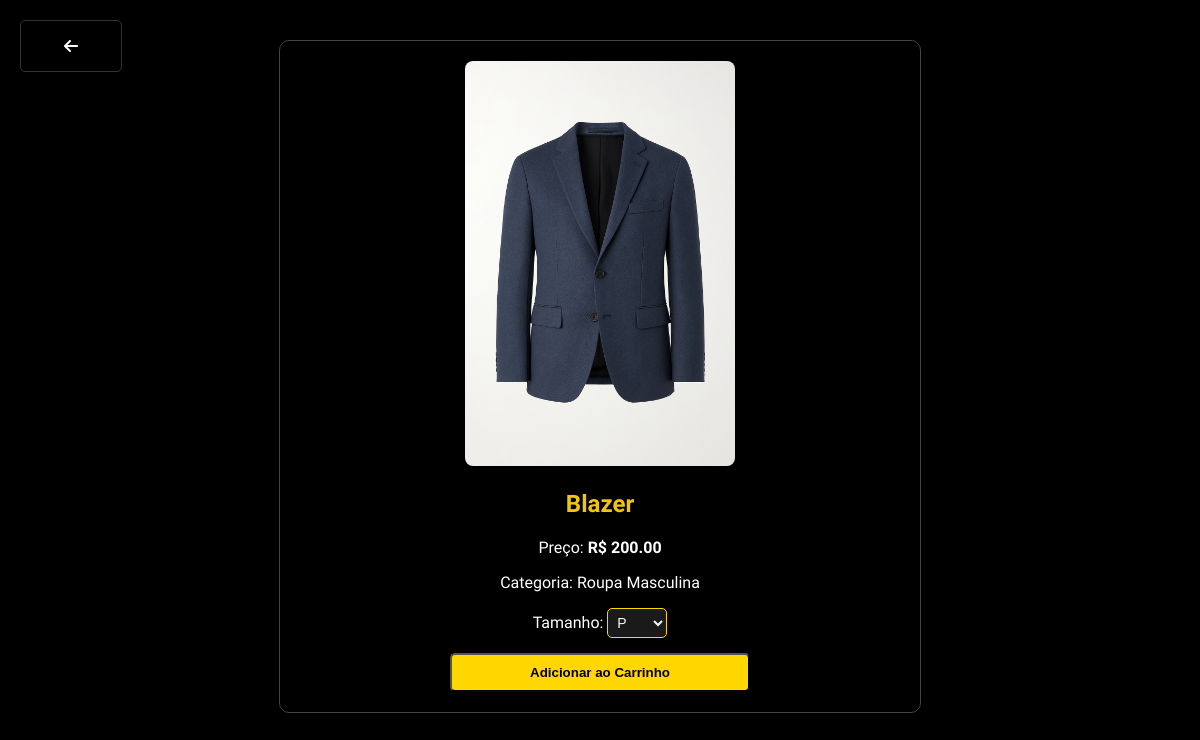
The app's page /produto/20/, older data.
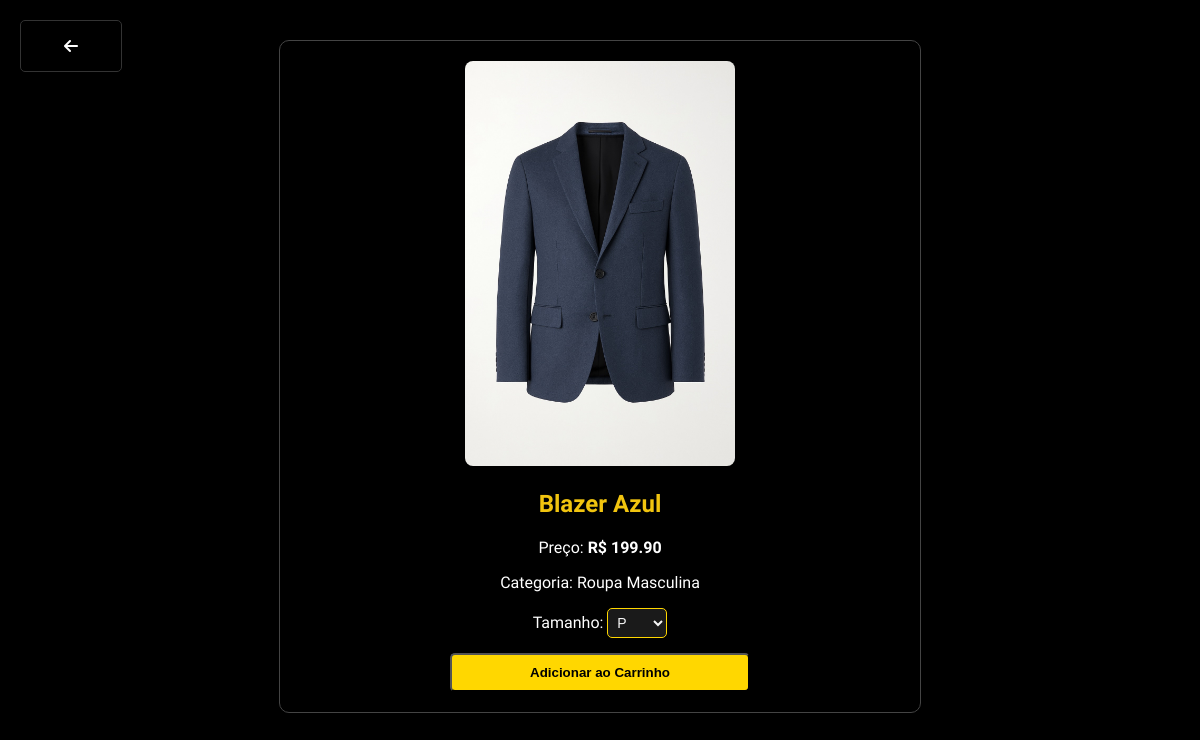
The same page, newer data.
### auraapp/models.py (models this page shows, shortened)
class Produto(models.Model):
    nome = models.CharField(max_length=150)
    preco = models.DecimalField(max_digits=6, decimal_places=2)
    categoria = models.ForeignKey(Categoria, on_delete=models.CASCADE)
    imagem = models.ImageField(upload_to='./static/', default='./static/blazer.png')
    emAlta = models.BooleanField(default=False)

class Categoria(models.Model):
    nome = models.CharField(max_length=100)
    descricao = models.CharField(max_length=300, default='Descrição')

### auraapp/views.py (the view)
# urls.py: path('produto/<int:produto_id>/', views.produto, name='produto'),
def produto(request, produto_id):
    produto = get_object_or_404(Produto, id=produto_id)
    return render(request, 'auraapp/produto.html', {'produto': produto})

### auraapp/templates/auraapp/produto.html (shortened to what this page needs)
<!DOCTYPE html>
<html>
<head>
    <link rel="stylesheet" href="https://cdnjs.cloudflare.com/ajax/libs/font-awesome/6.5.0/css/all.min.css">
</head>
<body>
    <a href="{% url 'home' %}" class="sair">
        <i class="fas fa-arrow-left"></i>
    </a>
    <div class="produto-detalhe">
        <img src="{{ produto.imagem.url }}" alt="{{ produto.nome }}">
        <h2>{{ produto.nome }}</h2>
        <p>Preço:  <strong>R$ {{ produto.preco }}</strong></p>
        <p>Categoria: {{ produto.categoria.nome }}</p>
        <form method="POST" action="{% url 'adicionar_ao_carrinho' produto.id %}">
    <div class="tamanho">
        <label for="tamanho">Tamanho:</label>
        <select class="select-tamanho" name="tamanho" required>
            <option value="P">P</option>
        </select>
    </div>
    <button class="btn" type="submit">Adicionar ao Carrinho</button>
</form>
    </div>
</body>
</html>

Row changes from the older to the newer data that the page shows:
changed Produto "Roupa Masculina": nome "Blazer" → "Blazer Azul"; preco "200.00" → "199.90"
